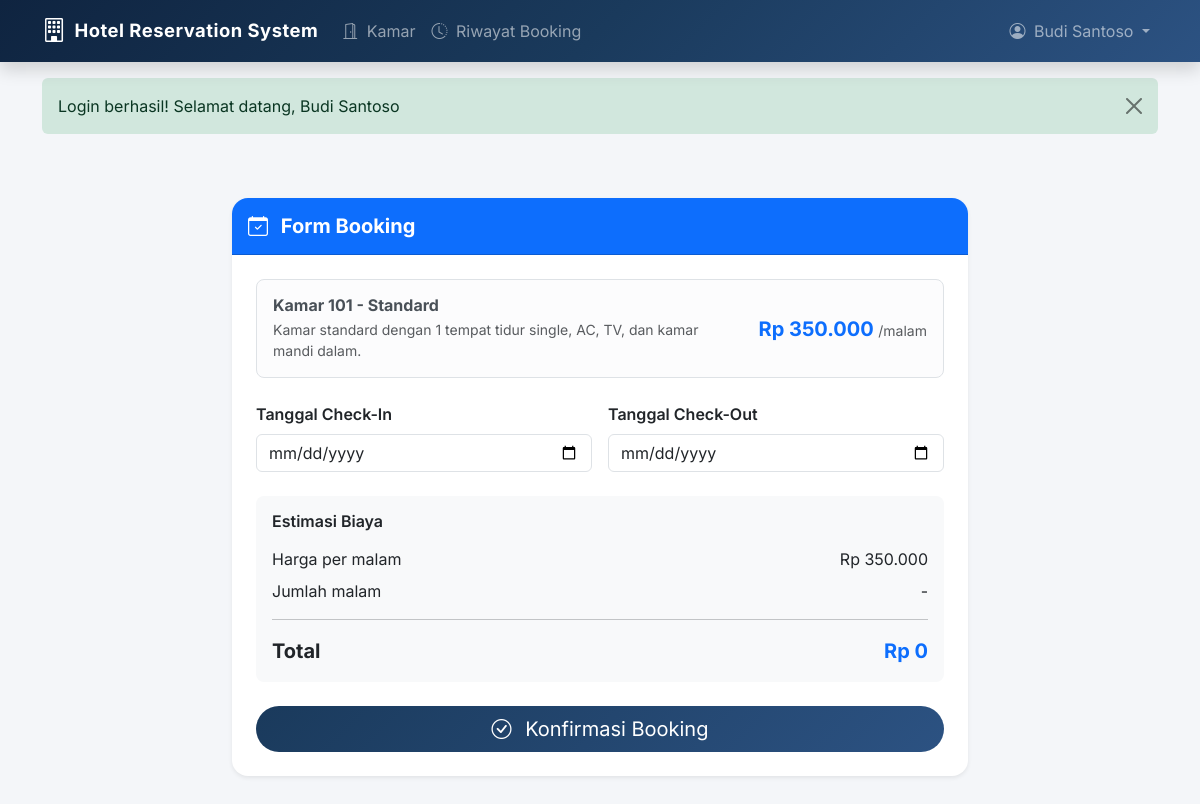
The page /public/booking/create/1 (signed in) on the database its author committed.
### tables this page shows
CREATE TABLE rooms (
    id_room      INT AUTO_INCREMENT PRIMARY KEY,
    nomor_kamar  VARCHAR(10) NOT NULL UNIQUE,
    tipe_kamar   VARCHAR(50) NOT NULL COMMENT 'standard, deluxe, suite',
    harga        DECIMAL(12,2) NOT NULL,
    status       ENUM('tersedia', 'terisi', 'maintenance') DEFAULT 'tersedia',
    deskripsi    TEXT,
    gambar       VARCHAR(255) DEFAULT NULL,
    created_at   DATETIME DEFAULT CURRENT_TIMESTAMP
);

### app/controllers/BookingController.php (called while the page is built, shortened)
<?php
class BookingController extends Controller
{
    public function create($roomId)
    {
        $roomModel = $this->model('Room');
        $room = $roomModel->findById($roomId);
        $this->view('booking/form', ['room' => $room]);
    }
}

### public/index.php (called while the page is built, shortened)
<?php
require_once __DIR__ . '/../app/core/Database.php';
require_once __DIR__ . '/../app/core/App.php';
require_once __DIR__ . '/../app/core/Controller.php';
App::run();

### app/core/Database.php (called while the page is built, shortened)
<?php
class Database
{
    private static $instance = null;
    private $pdo;
    private $stmt;
    private function __construct()
    {
        $dsn = 'mysql:host=' . DB_HOST . ';dbname=' . DB_NAME . ';charset=utf8mb4';
        $options = [
            PDO::ATTR_ERRMODE            => PDO::ERRMODE_EXCEPTION,
            PDO::ATTR_DEFAULT_FETCH_MODE => PDO::FETCH_OBJ,
            PDO::ATTR_EMULATE_PREPARES   => false,
        ];
        try {
            $this->pdo = new PDO($dsn, DB_USER, DB_PASS, $options);
        } catch (PDOException $e) {
            die('Koneksi database gagal: ' . $e->getMessage());
        }
    }
    public static function getInstance()
    {
        if (self::$instance === null) {
            self::$instance = new self();
        }
        return self::$instance;
    }
    public function query($sql)
    {
        $this->stmt = $this->pdo->prepare($sql);
        return $this;
    }
    public function bind($param, $value, $type = null)
    {
        if (is_null($type)) {
            switch (true) {
                default:                $type = PDO::PARAM_STR;  break;
            }
        }
        $this->stmt->bindValue($param, $value, $type);
        return $this;
    }
    public function execute()
    {
        return $this->stmt->execute();
    }
    public function single()
    {
        $this->execute();
        return $this->stmt->fetch();
    }
}

### app/models/Room.php (called while the page is built, shortened)
<?php
class Room
{
    private $db;
    public function __construct()
    {
        $this->db = Database::getInstance();
    }
    public function findById($id)
    {
        $this->db->query("SELECT * FROM rooms WHERE id_room = :id");
        $this->db->bind(':id', $id);
        return $this->db->single();
    }
}

### app/views/booking/form.php (the view, shortened to what this page needs)
<?php require_once __DIR__ . '/../layouts/header.php'; ?>
<?php require_once __DIR__ . '/../layouts/navbar.php'; ?>
<div class="container py-5">
    <div class="row justify-content-center">
        <div class="col-lg-8">
            <div class="card border-0 shadow-sm rounded-4">
                <div class="card-header bg-primary text-white rounded-top-4 py-3">
                    <h5 class="mb-0 fw-bold">
                        <i class="bi bi-calendar-check me-2"></i> Form Booking
                    </h5>
                </div>
                <div class="card-body p-4">
                    <div class="alert alert-light border rounded-3 mb-4">
                        <div class="row align-items-center">
                            <div class="col-md-8">
                                <h6 class="fw-bold mb-1">Kamar <?= htmlspecialchars($room->nomor_kamar) ?> - <?= $room->tipe_kamar ?></h6>
                                <p class="text-muted mb-0 small"><?= htmlspecialchars($room->deskripsi ?? '') ?></p>
                            </div>
                            <div class="col-md-4 text-md-end">
                                <span class="fs-5 fw-bold text-primary">Rp <?= number_format($room->harga, 0, ',', '.') ?></span>
                                <span class="text-muted small">/malam</span>
                            </div>
                        </div>
                    </div>
                    <form method="POST" action="<?= BASE_URL ?>/booking/store" id="bookingForm">
                        <div class="row g-3">
                            <div class="col-md-6">
                                <label for="tanggal_checkin" class="form-label fw-semibold">Tanggal Check-In</label>
                                <input type="date" class="form-control" id="tanggal_checkin" name="tanggal_checkin"
                                       min="<?= date('Y-m-d') ?>" required>
                            </div>
                            <div class="col-md-6">
                                <label for="tanggal_checkout" class="form-label fw-semibold">Tanggal Check-Out</label>
                                <input type="date" class="form-control" id="tanggal_checkout" name="tanggal_checkout"
                                       min="<?= date('Y-m-d', strtotime('+1 day')) ?>" required>
                            </div>
                        </div>
                        <div class="card bg-light border-0 mt-4 rounded-3">
                            <div class="card-body">
                                <h6 class="fw-semibold mb-3">Estimasi Biaya</h6>
                                <div class="d-flex justify-content-between mb-2">
                                    <span>Harga per malam</span>
                                    <span>Rp <?= number_format($room->harga, 0, ',', '.') ?></span>
                                </div>
                                <div class="d-flex justify-content-between mb-2">
                                    <span>Jumlah malam</span>
                                    <span id="jumlahMalam">-</span>
                                </div>
                                <hr>
                                <div class="d-flex justify-content-between fw-bold fs-5">
                                    <span>Total</span>
                                    <span class="text-primary" id="totalHarga">Rp 0</span>
                                </div>
                            </div>
                        </div>
                        <button type="submit" class="btn btn-primary btn-lg w-100 mt-4 rounded-pill">
                            <i class="bi bi-check-circle me-2"></i> Konfirmasi Booking
                        </button>
                    </form>
                </div>
            </div>
        </div>
    </div>
</div>
<?php require_once __DIR__ . '/../layouts/footer.php'; ?>

### app/core/App.php (shortened to what this page needs)
<?php
class App
{
    private static $routes = [];
    public static function get($path, $action)
    {
        self::$routes['GET'][$path] = $action;
    }
    public static function post($path, $action)
    {
        self::$routes['POST'][$path] = $action;
    }
    public static function run()
    {
        $url = isset($_GET['url']) ? '/' . trim($_GET['url'], '/') : '/';
        $method = $_SERVER['REQUEST_METHOD'];
        if (isset(self::$routes[$method])) {
            foreach (self::$routes[$method] as $route => $action) {
                $pattern = preg_replace('/\{([a-zA-Z]+)\}/', '(\d+)', $route);
                $pattern = '#^' . $pattern . '$#';
                if (preg_match($pattern, $url, $matches)) {
                    array_shift($matches);
                    list($controllerName, $methodName) = explode('@', $action);
                    $controllerFile = __DIR__ . '/../controllers/' . $controllerName . '.php';
                    if (file_exists($controllerFile)) {
                        $controller = new $controllerName();
                        call_user_func_array([$controller, $methodName], $matches);
                        break;
                    }
                }
            }
        }
    }
}

### public/css/style.css (style rules this page uses)
:root { --primary: #1a3a5c; --primary-light: #2c5282; --primary-dark: #0f2440; --accent: #c9a84c; --accent-light: #e8d5a3; --success: #2d9f5c; --bg-light: #f4f6f9; --text-dark: #1a2332; --text-muted: #6b7a8d; --card-shadow: 0 2px 16px rgba(26, 58, 92, 0.08); --transition: all 0.3s ease; }
body { font-family: 'Inter', -apple-system, BlinkMacSystemFont, sans-serif; background-color: var(--bg-light); color: var(--text-dark); }
.btn-primary { background: linear-gradient(135deg, var(--primary) 0%, var(--primary-light) 100%); border: none; transition: var(--transition); }
.card { border-radius: 1rem; }
.rounded-4 { border-radius: 1rem !important; }
.rounded-top-4 { border-top-left-radius: 1rem !important; border-top-right-radius: 1rem !important; }
.alert { border: none; }

### rows shown on the page
rooms: nomor_kamar "101", tipe_kamar "Standard", deskripsi "Kamar standard dengan 1 tempat tidur single, AC, TV, dan kamar mandi dalam.", harga "350.000"
